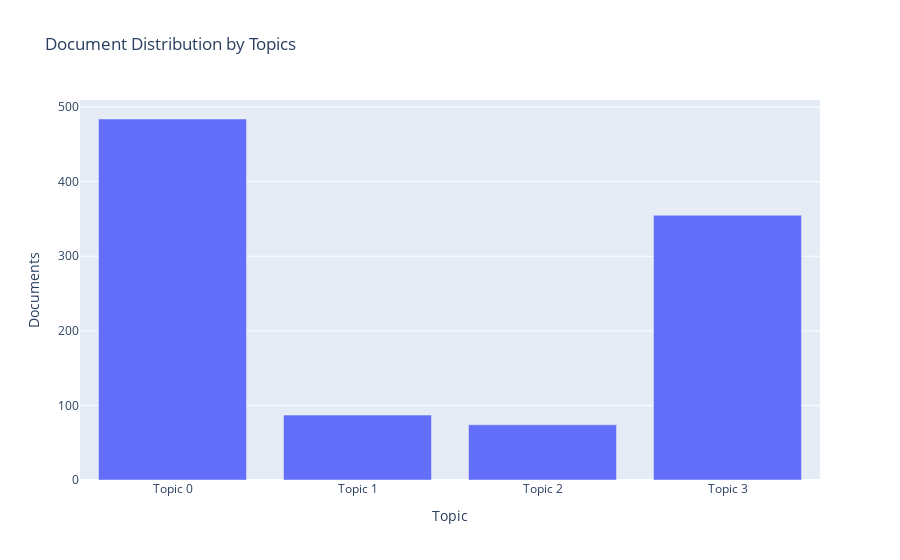

This figure's notebook cell:
### Code cell
plot_model(lda, plot = 'topic_distribution')

### Figure 1 — Plotly figure (JSON) as saved in the notebook; plotly's stock layout.template omitted (floating-point values rounded to 4 significant figures)
{"data": [{"alignmentgroup": "True", "customdata": [["product, work, husband, help, use, home, family, start, well, small"], ["group, rice, farmer, farm, small, use, area, land, grow, crop"], ["group, help, pay, family, member, steer, well, expand, come, live"], ["family, stock, work, start, use, request, increase, marry, expand, pay"]], "hovertemplate": "Topic=%{x}<br>Documents=%{y}<br>Keyword=%{customdata[0]}<extra></extra>", "legendgroup": "", "marker": {"color": "#636efa", "pattern": {"shape": ""}}, "name": "", "offsetgroup": "", "orientation": "v", "showlegend": false, "textposition": "auto", "type": "bar", "x": ["Topic 0", "Topic 1", "Topic 2", "Topic 3"], "xaxis": "x", "y": [484, 87, 74, 355], "yaxis": "y"}], "layout": {"barmode": "relative", "legend": {"tracegroupgap": 0}, "title": {"text": "Document Distribution by Topics"}, "xaxis": {"anchor": "y", "domain": [0, 1], "title": {"text": "Topic"}}, "yaxis": {"anchor": "x", "domain": [0, 1], "title": {"text": "Documents"}}}}
